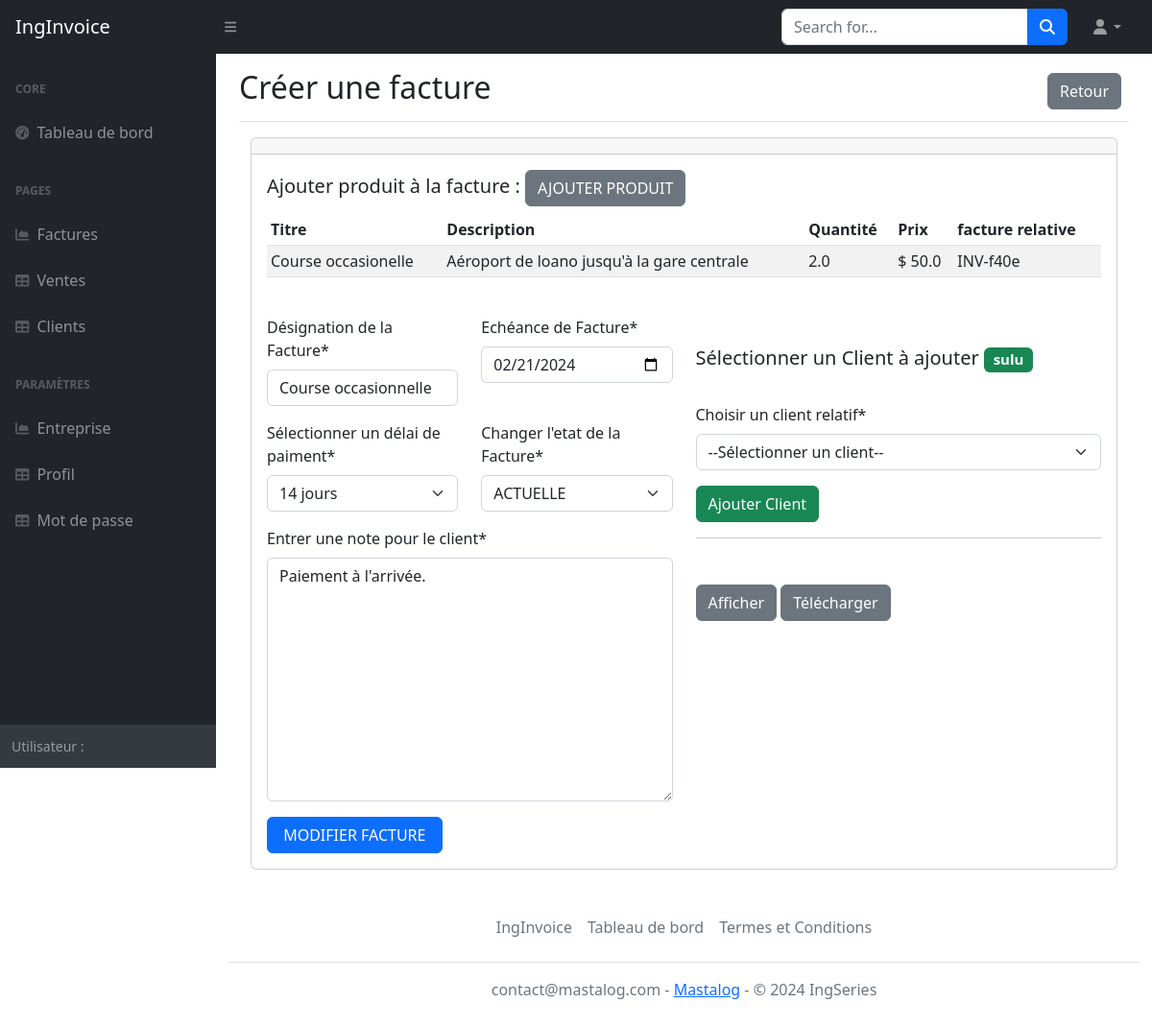
Screenshot of /invoicing/invoices/create-build/inv-f40e-8caeaa2d70cc with the database file from the repository.
### invoicing/models.py (models this page shows, shortened)
class Product(models.Model):
    CURRENCY = [
    ('Fc', 'CDF'),
    ('$', 'USD'),
    ]
    title = models.CharField(null=True, blank=True, max_length=100)
    description = models.TextField(null=True, blank=True)
    quantity = models.FloatField(null=True, blank=True)
    price = models.FloatField(null=True, blank=True)
    currency = models.CharField(choices=CURRENCY, default='$', max_length=100)
    invoice = models.ForeignKey(Invoice, blank=True, null=True, on_delete=models.CASCADE)
    uniqueId = models.CharField(null=True, blank=True, max_length=100)
    slug = models.SlugField(max_length=500, unique=True, blank=True, null=True)
    date_created = models.DateTimeField(blank=True, null=True)
    last_updated = models.DateTimeField(blank=True, null=True)

class Invoice(models.Model):
    TERMS = [
    ('14 jours', '14 jours'),
    ('30 jours', '30 jours'),
    ('60 jours', '60 jours'),
    ]
    STATUS = [
    ('ACTUELLE', 'ACTUELLE'),
    ('EMAIL_ENVOYE', 'EMAIL_ENVOYE'),
    ('RETARD DE PYT', 'RETARD DE PYT'),
    ('PAYE', 'PAYE'),
    ]
    title = models.CharField(null=True, blank=True, max_length=100)
    number = models.CharField(null=True, blank=True, max_length=100)
    dueDate = models.DateField(null=True, blank=True)
    paymentTerms = models.CharField(choices=TERMS, default='14 jours', max_length=100)
    status = models.CharField(choices=STATUS, default='ACTUELLE', max_length=100)
    notes = models.TextField(null=True, blank=True)
    client = models.ForeignKey(Client, blank=True, null=True, on_delete=models.SET_NULL)
    uniqueId = models.CharField(null=True, blank=True, max_length=100)
    slug = models.SlugField(max_length=500, unique=True, blank=True, null=True)
    date_created = models.DateTimeField(blank=True, null=True)
    last_updated = models.DateTimeField(blank=True, null=True)

class Client(models.Model):
    PROVINCES = [
    ('Haut Katanga', 'Haut Katanga'),
    ('Lualaba', 'Lualaba'),
    ('Kinshasa', 'Kinshasa'),
    ('Autre', 'Autre')
    ]
    clientName = models.CharField(null=True, blank=True, max_length=200)
    addressLine1 = models.CharField(null=True, blank=True, max_length=200)
    clientLogo  = models.ImageField(default='default_logo.jpg', upload_to='company_logos')
    province = models.CharField(choices=PROVINCES, blank=True, max_length=100)
    postalCode = models.CharField(null=True, blank=True, max_length=10)
    phoneNumber = models.CharField(null=True, blank=True, max_length=100)
    emailAddress = models.CharField(null=True, blank=True, max_length=100)
    taxNumber = models.CharField(null=True, blank=True, max_length=100)
    uniqueId = models.CharField(null=True, blank=True, max_length=100)
    slug = models.SlugField(max_length=500, unique=True, blank=True, null=True)
    date_created = models.DateTimeField(blank=True, null=True)
    last_updated = models.DateTimeField(blank=True, null=True)

### invoicing/views.py (the view, shortened to what this page needs)
# urls.py: path('invoices/create-build/<slug:slug>',views.createBuildInvoice, name='create-build-invoice'),
def createBuildInvoice(request, slug):
    try:
        invoice = Invoice.objects.get(slug=slug)
        pass
    except:
        messages.error(request, 'Un problème est survcenu')
        return redirect('invoices')
    products = Product.objects.filter(invoice=invoice)
    context = {}
    context['invoice'] = invoice
    context['products'] = products
    if request.method == 'GET':
        prod_form  = ProductForm()
        inv_form = InvoiceForm(instance=invoice)
        client_form = ClientSelectForm(initial_client=invoice.client)
        context['prod_form'] = prod_form
        context['inv_form'] = inv_form
        context['client_form'] = client_form
        return render(request, 'invoice/create-invoice.html', context)

### invoicing/forms.py
class ProductForm(forms.ModelForm):
    class Meta:
        model = Product
        fields = ['title', 'description', 'quantity', 'price', 'currency']

### templates/invoice/create-invoice.html (shortened to what this page needs)
{% extends 'base.html' %}
{% load static %}
{% load crispy_forms_tags %}
{% block content %}
  <div class="d-flex justify-content-between flex-wrap flex-md-nowrap align-items-center pt-3 pb-2 mb-3 border-bottom">
    <h1 class="h2">Créer une facture</h1>
    <div class="btn-toolbar mb-2 mb-md-0">
      <div class="btn-group me-2">
        <a href="{% url 'invoices' %}"><button type="button" class="btn btn-secondary">Retour</button></a>
      </div>
    </div>
  </div>
    <div class="container-fluid">
    <div class="card">
      <div class="card-header">
      </div>
      <div class="card-body">
        <div class="row">
          <div class="col-lg-12">
            <h5 class="card-title">Ajouter produit à la facture :
              <button href="#addProductModal" type="button" class="btn btn-secondary" data-bs-toggle="modal">AJOUTER PRODUIT</button>
            </h5>
            {% if products|length > 0 %}
            <div class="table-responsive">
              <table class="table table-striped table-sm">
                <thead>
                  <tr>
                    <th>Titre</th>
                    <th>Description</th>
                    <th>Quantité</th>
                    <th>Prix</th>
                    <th>facture relative</th>
                  </tr>
                </thead>
                <tbody>
                  {% for product in products %}
                <tr>
                  <td>{{product.title}}</td>
                  <td>{{product.description}}</td>
                  <td>{{product.quantity}}</td>
                  <td>{{product.currency}} {{product.price}}</td>
                  <td>{{product.invoice.number}}</td>
                </tr>
                  {% endfor %}
                </tbody>
              </table>
            </div>
            {% endif %}
          </div>
        </div>
        <br>
        <div class="row">
          <div class="col-lg-6">
            <form class="" action="#" method="post">
              {% crispy inv_form %}
            </form>
          </div>
          <div class="col-lg-6">
            <br>
             <h5 class="card-title">Sélectionner un Client à ajouter <span class="badge bg-success">{{invoice.client.clientName}}</span> </h5>
            <br>
            <div class="mb-5">
              <form class="" action="#" method="post">
                {{client_form|crispy}}
                <button type="submit" class="btn btn-success">Ajouter Client</button>
              </form>
              <hr>
            </div>
            <div class="row">
              <div class="col-lg-12">
                <a href="{% url 'view-pdf-invoice' invoice.slug %} " target="_blank"><button class="btn btn-secondary text-white"> Afficher</button></a>
                <a href="{% url 'invoice_pdf' invoice.slug %}" target="_blank"><button class="btn btn-secondary text-white">Télécharger</button></a>
              </div>
            </div>
          </div>
        </div>
      </div>
    </div>
  </div>
{% endblock %}

### rows the page displays
Product: title "Course occasionelle", description "Aéroport de loano jusqu'à la gare centrale", quantity "2.0", currency "$", price "50.0", invoice.number "INV-f40e"
Invoice: title "Course occasionnelle", dueDate "02/21/2024", paymentTerms "14 jours", status "ACTUELLE", notes "Paiement à l'arrivée.", client.clientName "sulu"
